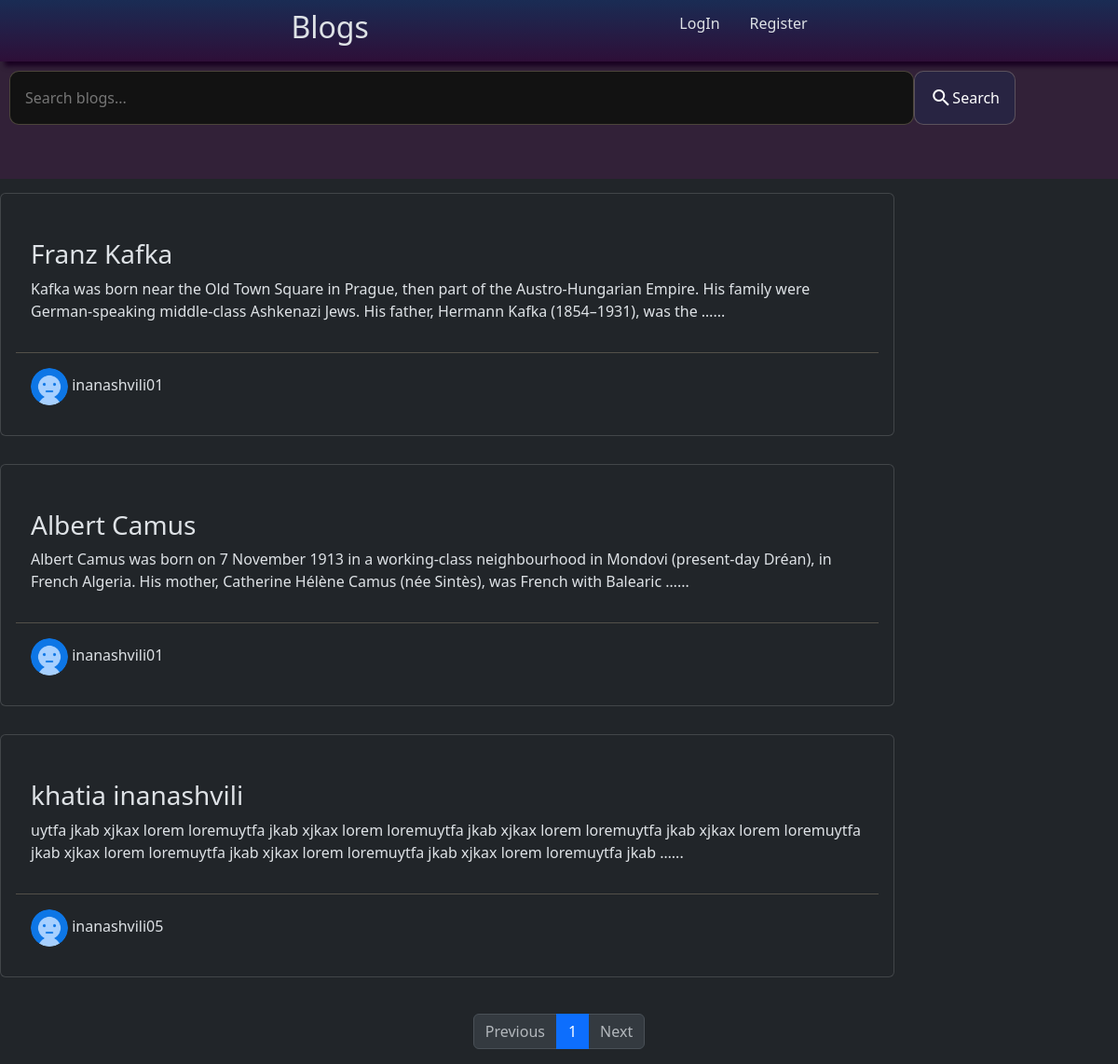
The app's page /?page=2, older data.
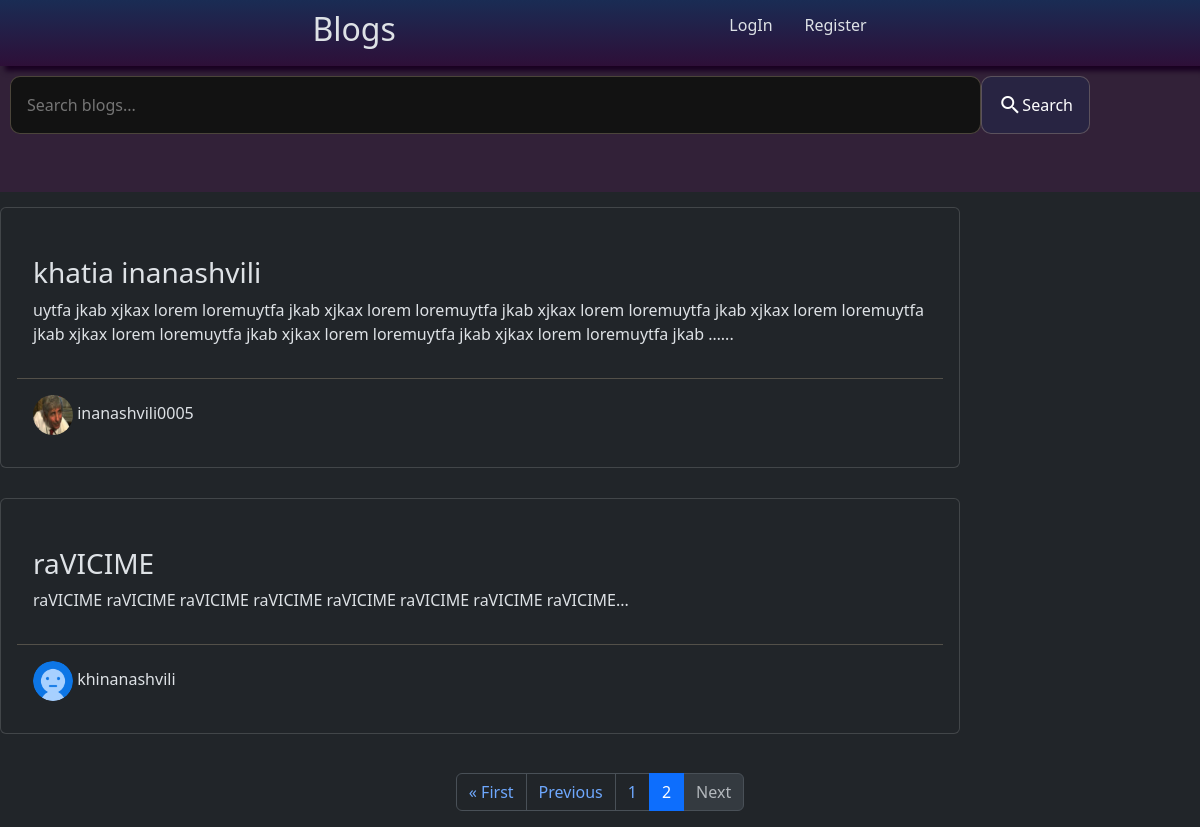
The same page, newer data.
### blogs/models.py (models this page shows, shortened)
class Blogs(models.Model):
    title = models.CharField(max_length=50)
    description = models.TextField()
    authors = models.ManyToManyField("Author")
    created = models.DateTimeField(auto_now_add=True, null=True)
    class Meta:
        ordering = ['-created']

class Author(models.Model):
    user = models.OneToOneField(User, on_delete=models.CASCADE, null=True, blank=True)
    avatar = models.ImageField(null=True, default= 'avatar.png' )
    name = models.CharField(max_length=50)

### blogs/views.py (the view)
# urls.py: path('', views.home, name='home'),
def home(request):
    blogs_author = Author.objects.all()
    query = request.GET.get('query', "").strip()
    blog_list = Blogs.objects.filter(title__icontains=query) if query else Blogs.objects.all()
    paginator = Paginator(blog_list, 3)
    page_number = request.GET.get('page', 1)
    try:
        blogs = paginator.page(page_number)
    except PageNotAnInteger:
        blogs = paginator.page(1)
    except EmptyPage:
        blogs = paginator.page(paginator.num_pages)
    if request.method == "POST":
        form = BlogForm(request.POST, request.FILES)
        if form.is_valid():
            blog = form.save(commit=False)
            author, created = Author.objects.get_or_create(user=request.user, defaults={"name": request.user.username})
            blog.save()
            blog.authors.add(author)
            return redirect('home')
    else:
        form = BlogForm()
    context = {
        "blogs": blogs,
        "blogs_author": blogs_author,
        "page_range": paginator.page_range,
        "form": form,
    }
    return render(request, 'blogs/home.html', context)

### blogs/forms.py
class BlogForm(forms.ModelForm):
    class Meta:
        model = Blogs
        fields = ['title', 'description']

### blogs/templates/blogs/home.html (shortened to what this page needs)
{% extends 'index.html' %}
{% load static %}
{% block content %}
<div class="forms-container">
  <div class="">
    <form method="GET" class="search-form">
      <input type="text" name="query" placeholder="Search blogs..." value="{{ request.GET.query }}">
      <button type="submit"><span class="material-icons md-light">search</span> Search</button>
    </form>
  </div>
</div>
{% include 'blogs/blog_list.html' %}
{% include 'blogs/paginator.html' %}
{% endblock %}

### blogs/templates/blogs/blog_list.html (shortened to what this page needs)
{% block content %}
{% for blog in blogs %}
<div class="blog-list">
    {% if blog.id %}
    <a href="{% url 'blog_detail' blog.id %}" class="text-decoration-none d-flex">
    {% endif %}
        <div class="card">
            <div class="card-body">
                <div class="blog">
                    <h3 class="card-title">{{ blog.title }}</h3>
                    <p class="card-text">{{ blog.description|truncatewords:30 }}...</p>
                </div>
                <div class="author">
                    {% for author in blog.authors.all %}
                    <a href="{% url 'author_profile' author.id %}">
                            <img src="{{ author.avatar.url }}" alt="{{ author.name }}" style="width: 2.5em; height: 2.5em; border-radius: 100%;">
                            <span>{{ author.name }}</span>
                        </a>
                    {% endfor %}
                </div>
            </div>
        </div>
    </a>
</div>
{% endfor %}
{% endblock %}

Row changes from the older to the newer data that the page shows:
no longer on this page (row edited): Blogs: title "Franz Kafka", description "Kafka was born near the Old Town Square in Prague, then part of the Austro-Hungarian Empire. His family were German-speaking middle-class Ashkenazi Jews. His father, Hermann Kafka (1854–1931), was the …"
no longer on this page (row unchanged): Author: avatar (placeholder picture), name "inanashvili01"
no longer on this page (row edited): Blogs: title "Albert Camus", description "Albert Camus was born on 7 November 1913 in a working-class neighbourhood in Mondovi (present-day Dréan), in French Algeria. His mother, Catherine Hélène Camus (née Sintès), was French with Balearic …"
changed Author: avatar: a different picture; name "inanashvili05" → "inanashvili0005"
added Blogs: title "raVICIME", description "raVICIME raVICIME raVICIME raVICIME raVICIME raVICIME raVICIME raVICIME"
added Author: avatar (placeholder picture), name "khinanashvili", shown under "raVICIME"
Text that changed along with them:
text now shown: "« First"
list line gone: "1"
new list line: "1"
new list line: "2"
